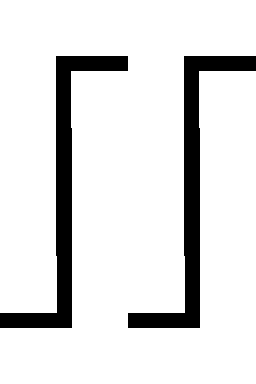

Rendered tile map (Tiled .tmx) drawn with the repository's tilesets; below, a short description and the full map source, tile grids included:
An orthogonal 2x3 tile map with 128x128 px tiles, 1 tile layer (Tile Layer 1).

<map version="1.5" tiledversion="1.7.2" orientation="orthogonal" renderorder="right-down" width="2" height="3" tilewidth="128" tileheight="128" infinite="0" nextlayerid="2" nextobjectid="1">
 <tileset firstgid="1" name="g1" tilewidth="128" tileheight="128" tilecount="15" columns="0">
  <grid orientation="orthogonal" width="1" height="1" />
  <tile id="0">
   <image width="128" height="128" source="../tileset/0.bmp" />
  </tile>
  <tile id="1">
   <image width="128" height="128" source="../tileset/1.bmp" />
  </tile>
  <tile id="2">
   <image width="128" height="128" source="../tileset/2.bmp" />
  </tile>
  <tile id="3">
   <image width="128" height="128" source="../tileset/3.bmp" />
  </tile>
  <tile id="4">
   <image width="128" height="128" source="../tileset/4.bmp" />
  </tile>
  <tile id="5">
   <image width="128" height="128" source="../tileset/5.bmp" />
  </tile>
  <tile id="6">
   <image width="128" height="128" source="../tileset/6.bmp" />
  </tile>
  <tile id="7">
   <image width="128" height="128" source="../tileset/7.bmp" />
  </tile>
  <tile id="8">
   <image width="128" height="128" source="../tileset/8.bmp" />
  </tile>
  <tile id="9">
   <image width="128" height="128" source="../tileset/9.bmp" />
  </tile>
  <tile id="10">
   <image width="128" height="128" source="../tileset/10.bmp" />
  </tile>
  <tile id="11">
   <image width="128" height="128" source="../tileset/11.bmp" />
  </tile>
  <tile id="12">
   <image width="128" height="128" source="../tileset/12.bmp" />
  </tile>
  <tile id="13">
   <image width="128" height="128" source="../tileset/13.bmp" />
  </tile>
  <tile id="14">
   <image width="128" height="128" source="../tileset/14.bmp" />
  </tile>
 </tileset>
 <layer id="1" name="Tile Layer 1" width="2" height="3">
  <data encoding="csv">
8,8,
5,5,
10,10
</data>
 </layer>
</map>
